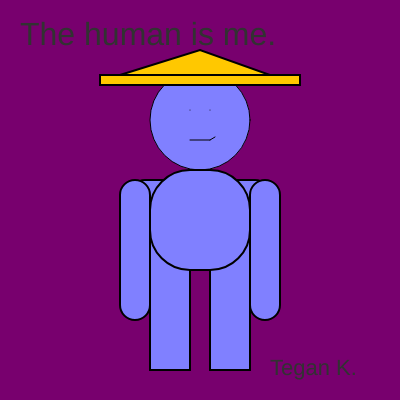
Frame 1 (no input)
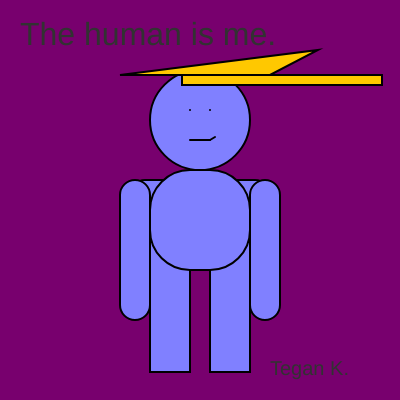
Frame 60 (no input)
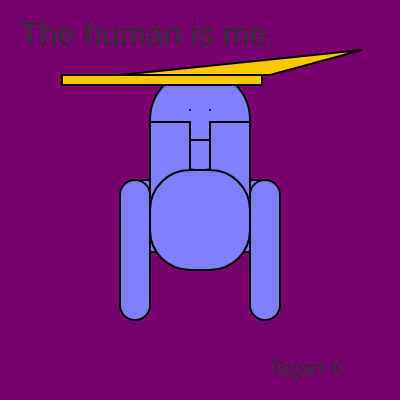
Frame 120 (the mouse pressed at the canvas centre since frame 60)

The p5.js sketch that drew these frames (run headless with seeded random() and noise() and a simulated clock; from frame 60 on, the mouse is pressed at the canvas centre):

// p5.js sketch
// ── sketch.js
var tophatX = 200;
var tophatY = 50;
var tophatDirection = 2;

var hatrimX = 100;
var hatrimY = 75;
var hatrimDirection = 2;

var torsoX = 150;
var torsoY = 170;

var rightlegX = 150;
var rightlegY = 240;
var rightlegDirection = 2;

var leftlegX = 210;
var leftlegY = 240;
var leftlegDirection = 2;

var size = 22;
var count = 2;
var sizeDirection = 2;

var headX = 200;
var headY = 120;
var headSize = 10;


function setup() {
  createCanvas(400, 400);
  movement = floor(random() * 10) + 1;
}

function draw() {
  background(120,0,110);

  // head /
fill (128, 128, 255)
  ellipse(headX, headY, 100, 100);
        headSize+= sizeDirection;
    count++;
    if(count > 5)
    {
        sizeDirection *=-1;
        count = 0;
    }
  


   // mouth straight line /
  fill (100, 0, 50);
  line(190, 140, 210, 140);
  line(215, 137, 210, 140);

  // eyes/
point(190, 110);
point(210, 110);
strokeWeight(2);

  //top hat/
  fill (255,200, 0)
  triangle(120, 75, tophatX, tophatY, 270, 75);
          tophatX+=tophatDirection;
    if(tophatX >= 400 || tophatX <= 0)
    {
        tophatDirection *= -1;
    }
  
  
    // hat rim/
  fill (255, 200, 0);
  rect(hatrimX, hatrimY, 200, 10);
        hatrimX+=hatrimDirection;
    if(hatrimX >= 200 || hatrimX <= 0)
    {
        hatrimDirection *= -1;
       movement *= -1;

}
      // shoulder /
  fill (128, 128, 255);
rect(130, 180, 140, 30, 30);

     // right arm / 
  fill (128, 128, 255);
  rect(250, 180, 30, 140, 30);

      // left arm / 
  fill (128, 128, 255);
  rect(120, 180, 30, 140, 30);

      // right leg /
  fill (128, 128, 255);
  rect(rightlegX, rightlegY, 40, 130);
      rightlegY += rightlegDirection;
    if(rightlegY <= 0 || rightlegY >= 300 )
    {
        rightlegDirection *= -1 
       movement *= -1;

    }
  

      // left leg /
  fill (128, 128, 255);
  rect(leftlegX, leftlegY, 40, 130);
    leftlegY += leftlegDirection;
    if(leftlegY <= 0 || leftlegY >= 300 )
    {
        leftlegDirection *= -1;
    }
      // torso / 
  fill (128, 128, 255);
 rect(torsoX, torsoY, 100, 100, 40);

  fill(50);
textSize(32);
text('The human is me.', 20, 45);
fill(50);
textSize(size)
      size+= sizeDirection;
    count++;
    if(count > 5)
    {
        sizeDirection *=-1;
        count = 0;
    }
text('Tegan K.', 270, 375);
  
}
